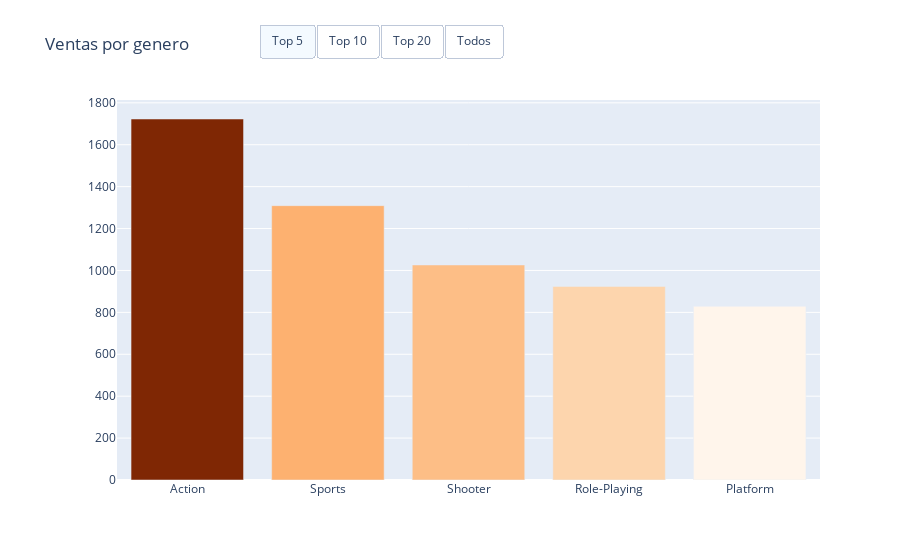

The cell this chart's notebook holds for it:
### Code cell
fig = go.Figure()

# Add Traces

fig.add_trace(
    go.Bar(x=gventas['Genre'][:5],
           y=gventas['Global_Sales'][:5],
           name="Top 5",
          marker={'color': pventas['Global_Sales'][:5],'colorscale': 'Oranges'}))
fig.add_trace(
    go.Bar(x=gventas['Genre'][:10],
           y=gventas['Global_Sales'][:10],
           name="Top 10",
           marker={'color': gventas['Global_Sales'][:10],'colorscale': 'Oranges'},
           visible=False))
fig.add_trace(
    go.Bar(x=gventas['Genre'][:20],
           y=gventas['Global_Sales'][:20],
           name="Top 20",
           marker={'color': pventas['Global_Sales'][:20],'colorscale': 'Oranges'},
           visible=False))

fig.add_trace(
    go.Bar(x=gventas['Genre'],
           y=gventas['Global_Sales'],
           name="Todos",
           marker={'color': pventas['Global_Sales'],'colorscale': 'Oranges'},
               visible=False ))
fig.update_layout(
    updatemenus=[
        dict(
            type="buttons",
            direction="right",
            active=0,
            x=0.57,
            y=1.2,
            buttons=list([
                dict(label="Top 5",
                     method="update",
                     args=[{"visible": [True, False,False, False]},
                           {"title": "Top 5 géneros"}]),
                dict(label="Top 10",
                     method="update",
                     args=[{"visible": [False,True, False, False]},
                           {"title": "Top 10 géneros"}]),
                dict(label="Top 20",
                     method="update",
                     args=[{"visible": [False,False, True,False]},
                           {"title": "Top 20 géneros"}]),
                dict(label="Todos",
                     method="update",
                     args=[{"visible": [False,False, False,True]},
                           {"title": "Todas los géneros"}]),
            ]),
        )
    ])
# Set title
fig.update_layout(
    title_text="Ventas por genero",
    xaxis_domain=[0.05, 1.0]
)

fig.show()

### Figure 1 — Plotly figure (JSON) as saved in the notebook; plotly's stock layout.template omitted (floating-point values rounded to 4 significant figures)
{"data": [{"marker": {"color": [1233.0, 969.6, 949.3, 909.8, 818.9], "colorscale": [[0, "rgb(255,245,235)"], [0.125, "rgb(254,230,206)"], [0.25, "rgb(253,208,162)"], [0.375, "rgb(253,174,107)"], [0.5, "rgb(253,141,60)"], [0.625, "rgb(241,105,19)"], [0.75, "rgb(217,72,1)"], [0.875, "rgb(166,54,3)"], [1, "rgb(127,39,4)"]]}, "name": "Top 5", "type": "bar", "x": ["Action", "Sports", "Shooter", "Role-Playing", "Platform"], "y": [1723.0, 1309.0, 1026.0, 923.8, 829.1]}, {"marker": {"color": [1723.0, 1309.0, 1026.0, 923.8, 829.1, 789.9, 726.8, 444.0, 390.0, 242.2], "colorscale": [[0, "rgb(255,245,235)"], [0.125, "rgb(254,230,206)"], [0.25, "rgb(253,208,162)"], [0.375, "rgb(253,174,107)"], [0.5, "rgb(253,141,60)"], [0.625, "rgb(241,105,19)"], [0.75, "rgb(217,72,1)"], [0.875, "rgb(166,54,3)"], [1, "rgb(127,39,4)"]]}, "name": "Top 10", "type": "bar", "visible": false, "x": ["Action", "Sports", "Shooter", "Role-Playing", "Platform", "Misc", "Racing", "Fighting", "Simulation", "Puzzle"], "y": [1723.0, 1309.0, 1026.0, 923.8, 829.1, 789.9, 726.8, 444.0, 390.0, 242.2]}, {"marker": {"color": [1233.0, 969.6, 949.3, 909.8, 818.9, 727.4, 305.6, 291.7, 278.1, 254.7, 254.4, 252.1, 251.1, 246.3, 218.2, 200.1, 197.1, 141.1, 86.57, 81.86], "colorscale": [[0, "rgb(255,245,235)"], [0.125, "rgb(254,230,206)"], [0.25, "rgb(253,208,162)"], [0.375, "rgb(253,174,107)"], [0.5, "rgb(253,141,60)"], [0.625, "rgb(241,105,19)"], [0.75, "rgb(217,72,1)"], [0.875, "rgb(166,54,3)"], [1, "rgb(127,39,4)"]]}, "name": "Top 20", "type": "bar", "visible": false, "x": ["Action", "Sports", "Shooter", "Role-Playing", "Platform", "Misc", "Racing", "Fighting", "Simulation", "Puzzle", "Adventure", "Strategy"], "y": [1723.0, 1309.0, 1026.0, 923.8, 829.1, 789.9, 726.8, 444.0, 390.0, 242.2, 234.6, 173.3]}, {"marker": {"color": [1233.0, 969.6, 949.3, 909.8, 818.9, 727.4, 305.6, 291.7, 278.1, 254.7, 254.4, 252.1, 251.1, 246.3, 218.2, 200.1, 197.1, 141.1, 86.57, 81.86, 61.6, 33.59, 28.36, 15.97, 1.87, 1.44, 1.42, 0.16, 0.1, 0.04, 0.03], "colorscale": [[0, "rgb(255,245,235)"], [0.125, "rgb(254,230,206)"], [0.25, "rgb(253,208,162)"], [0.375, "rgb(253,174,107)"], [0.5, "rgb(253,141,60)"], [0.625, "rgb(241,105,19)"], [0.75, "rgb(217,72,1)"], [0.875, "rgb(166,54,3)"], [1, "rgb(127,39,4)"]]}, "name": "Todos", "type": "bar", "visible": false, "x": ["Action", "Sports", "Shooter", "Role-Playing", "Platform", "Misc", "Racing", "Fighting", "Simulation", "Puzzle", "Adventure", "Strategy"], "y": [1723.0, 1309.0, 1026.0, 923.8, 829.1, 789.9, 726.8, 444.0, 390.0, 242.2, 234.6, 173.3]}], "layout": {"title": {"text": "Ventas por genero"}, "updatemenus": [{"active": 0, "buttons": [{"args": [{"visible": [true, false, false, false]}, {"title": "Top 5 géneros"}], "label": "Top 5", "method": "update"}, {"args": [{"visible": [false, true, false, false]}, {"title": "Top 10 géneros"}], "label": "Top 10", "method": "update"}, {"args": [{"visible": [false, false, true, false]}, {"title": "Top 20 géneros"}], "label": "Top 20", "method": "update"}, {"args": [{"visible": [false, false, false, true]}, {"title": "Todas los géneros"}], "label": "Todos", "method": "update"}], "direction": "right", "type": "buttons", "x": 0.57, "y": 1.2}], "xaxis": {"domain": [0.05, 1]}}}
